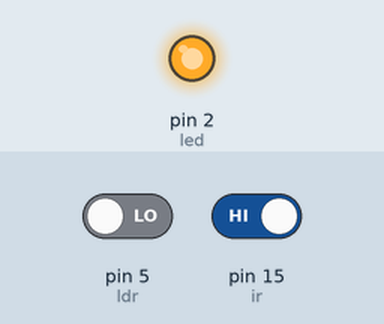
Simulated run of this sketch. Board: Arduino Uno, built with avr-gcc and run on an emulated ATmega328P. Parts: output pins drawn as LEDs (lit = HIGH). The inputs (shaded band) are chosen by the test bench; at power-on: pin 5 (ldr) LOW, pin 15 (ir) HIGH. What the sketch prints to the serial monitor is not drawn.

Above: at 1.2 s.
1.3 s: pin 5 (ldr) driven HIGH
At 2.2 s:
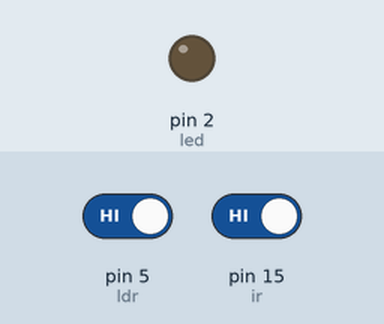
2.8 s: pin 5 (ldr) driven LOW
At 3.4 s:
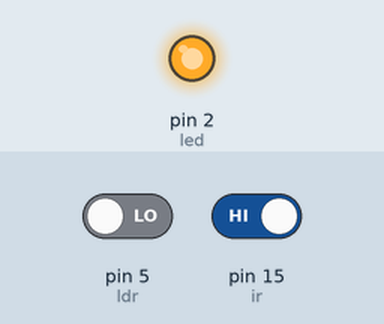
4.3 s: pin 15 (ir) driven LOW
At 5.6 s:
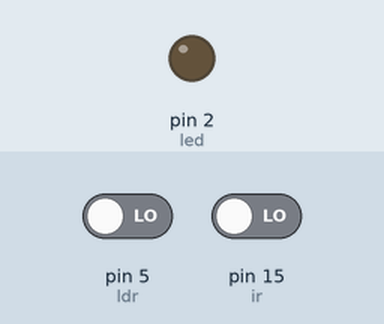
Timing chart, 0 to 7.3 s (numbered marks = the images above; inputs shaded):
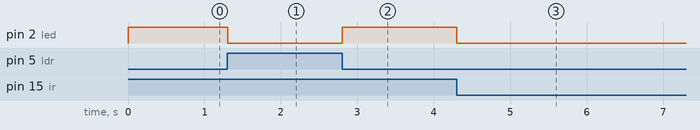

Measured:
- after the input at 1.3 s, pin 2 (led): HIGH → LOW at once
- after the input at 2.8 s, pin 2 (led): LOW → HIGH at once
- after the input at 4.3 s, pin 2 (led): HIGH → LOW at once

The sketch:

simple_ldr_and_ir.ino
```cpp
#define ldr 5
#define ir  15
#define led 2


void setup() {
  // put your setup code here, to run once:
  Serial.begin(9600);
pinMode(ldr,INPUT);
pinMode(ir,INPUT);
pinMode(led,OUTPUT);
}

void loop() {
  // put your main code here, to run repeatedly:
  Serial.println(digitalRead(ldr));
if(digitalRead(ldr)== HIGH || digitalRead (ir) == LOW){
  digitalWrite(led,LOW);

  }
  else {
    digitalWrite(led,HIGH);
    }
}
```
